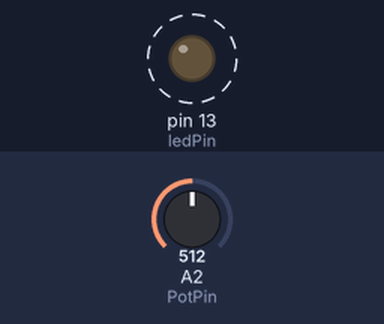
Bench run of a program on a simulated Arduino Uno, built with avr-gcc and run on an emulated ATmega328P. Shown: output pins drawn as LEDs (lit = HIGH). Dashed ring = blinking. Inputs (shaded band) come from the test bench; at power-on: A2 (PotPin) = 512.

Above: at 1.8 s.
1.9 s: A2 (PotPin) set to 0
At 2.6 s:
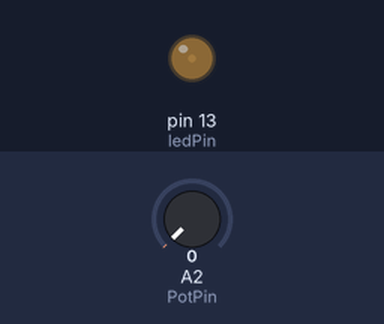
3.6 s: A2 (PotPin) set to 122
At 3.9 s:
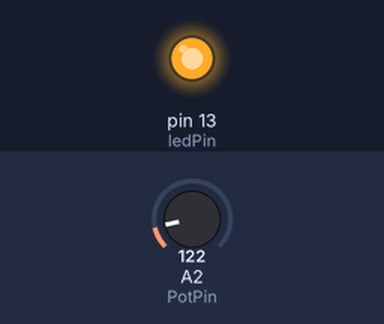
Timing chart, 0 to 13.1 s (numbered marks = the images above; inputs shaded):
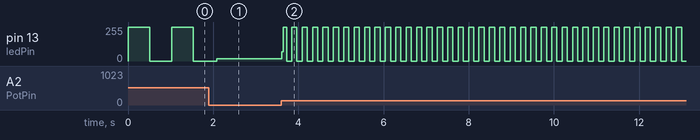

Measured:
- after the input at 3.6 s, pin 13 (ledPin): 16/255 → 69/255 at once, then moves between 0/255 and 255/255, repeating every 0.24 s
- by itself, pin 13 (ledPin): alternates 255/255 for 0.51 s and 0/255 for 0.51 s

The program:

main.cpp
```cpp
#include <Arduino.h>

int PotPin = 2;               //input pin for the potentiometer.
int ledPin = LED_BUILTIN;     //pin for the LED.
int sensorValue = 0;          //variable to store the values coming from the potentiometer.
// put function declarations here:
void setup() {
  // put your setup code here, to run once:
  pinMode(ledPin, OUTPUT);  //initialize the LED pin as an output.
}

void loop() {
  // put your main code here, to run repeatedly:
  sensorValue = analogRead(PotPin); //read the value from the potentiometer and store it in a variable.
  digitalWrite(ledPin, HIGH); //turn the LED on.
  delay(sensorValue); //wait for a time proportional to the potentiometer value.
  digitalWrite(ledPin, LOW); //turn the LED off.
  delay(sensorValue); //wait for a time proportional to the potentiometer value.
}
```
